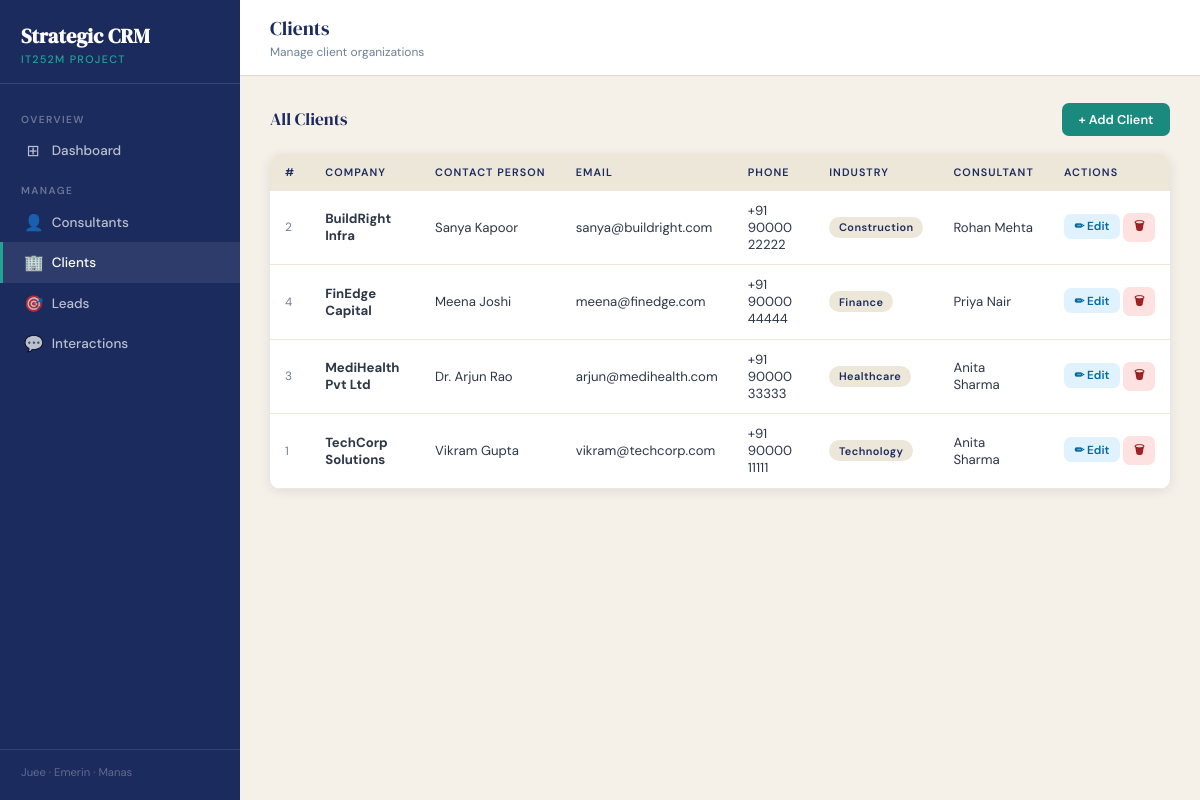
/clients.php, run on the app's committed database.
### tables this page shows
CREATE TABLE IF NOT EXISTS clients (
    client_id       INT AUTO_INCREMENT PRIMARY KEY,
    company_name    VARCHAR(150) NOT NULL,
    contact_person  VARCHAR(100),
    email           VARCHAR(100),
    phone           VARCHAR(20),
    industry        VARCHAR(100),
    consultant_id   INT DEFAULT NULL,
    created_at      TIMESTAMP DEFAULT CURRENT_TIMESTAMP,
    CONSTRAINT fk_client_consultant
        FOREIGN KEY (consultant_id) REFERENCES consultants(consultant_id)
        ON DELETE SET NULL ON UPDATE CASCADE
);

CREATE TABLE IF NOT EXISTS consultants (
    consultant_id   INT AUTO_INCREMENT PRIMARY KEY,
    name            VARCHAR(100) NOT NULL,
    email           VARCHAR(100) NOT NULL UNIQUE,
    phone           VARCHAR(20),
    active_projects INT NOT NULL DEFAULT 0,
    created_at      TIMESTAMP DEFAULT CURRENT_TIMESTAMP
);

### clients.php (the view, shortened to what this page needs)
<?php
require_once __DIR__ . '/config/db.php';
$clients = $pdo->query(
    "SELECT cl.*, co.name AS consultant_name
     FROM clients cl
     LEFT JOIN consultants co ON co.consultant_id = cl.consultant_id
     ORDER BY cl.company_name"
)->fetchAll();
require_once __DIR__ . '/includes/header.php';
?>
<div class="section-header">
  <div class="section-title">All Clients</div>
  <button class="btn btn-primary" onclick="openModal('modal-add')">+ Add Client</button>
</div>
<div class="card">
  <div class="table-wrap">
    <table>
      <thead>
        <tr>
          <th>#</th>
          <th>Company</th>
          <th>Contact Person</th>
          <th>Email</th>
          <th>Phone</th>
          <th>Industry</th>
          <th>Consultant</th>
          <th>Actions</th>
        </tr>
      </thead>
      <tbody>
      <?php if (empty($clients)): ?>
        <tr><td class="no-data" colspan="8">No clients found.</td></tr>
      <?php else: ?>
        <?php foreach ($clients as $c): ?>
        <tr>
          <td style="color:var(--text-muted);font-size:.8rem;"><?= $c['client_id'] ?></td>
          <td><strong><?= htmlspecialchars($c['company_name']) ?></strong></td>
          <td><?= htmlspecialchars($c['contact_person'] ?? '—') ?></td>
          <td><?= htmlspecialchars($c['email'] ?? '—') ?></td>
          <td><?= htmlspecialchars($c['phone'] ?? '—') ?></td>
          <td>
            <?php if ($c['industry']): ?>
              <span class="badge" style="background:var(--cream-dark);color:var(--navy);">
                <?= htmlspecialchars($c['industry']) ?>
              </span>
            <?php else: ?>—<?php endif; ?>
          </td>
          <td><?= htmlspecialchars($c['consultant_name'] ?? '—') ?></td>
          <td style="white-space:nowrap;">
            <button class="btn btn-edit btn-sm" onclick="openEdit(
              <?= $c['client_id'] ?>,
              '<?= addslashes($c['company_name']) ?>',
              '<?= addslashes($c['contact_person']??'') ?>',
              '<?= addslashes($c['email']??'') ?>',
              '<?= addslashes($c['phone']??'') ?>',
              '<?= addslashes($c['industry']??'') ?>',
              <?= $c['consultant_id'] ?? 'null' ?>
            )">✏ Edit</button>
            <form method="POST" style="display:inline;"
                  onsubmit="return confirm('Delete <?= addslashes($c['company_name']) ?>?')">
              <button class="btn btn-danger btn-sm" type="submit">🗑</button>
            </form>
          </td>
        </tr>
        <?php endforeach; ?>
      <?php endif; ?>
      </tbody>
    </table>
  </div>
</div>
<?php require_once __DIR__ . '/includes/footer.php'; ?>

### css/style.css (style rules this page uses)
:root { --navy: #1C2B5E; --navy-light: #243270; --teal: #1A8A7E; --teal-light: #22a396; --rust: #C1622A; --rust-light: #d97240; --cream: #F5F0E8; --cream-dark: #EDE7DA; --white: #FFFFFF; --text: #2D3748; --text-muted: #718096; --border: #DDD6CA; --shadow: 0 2px 12px rgba(28,43,94,.10); --shadow-lg: 0 8px 32px rgba(28,43,94,.15); --radius: 10px; --sidebar-w: 240px; }
*, *::before, *::after { box-sizing: border-box; margin: 0; padding: 0; }
html { font-size: 15px; scroll-behavior: smooth; }
body { font-family: 'DM Sans', sans-serif; background: var(--cream); color: var(--text); display: flex; min-height: 100vh; }
.section-header { display: flex; align-items: center; justify-content: space-between; margin-bottom: 1.2rem; }
.section-title { font-family: 'DM Serif Display', serif; font-size: 1.15rem; color: var(--navy); }
.btn { display: inline-flex; align-items: center; gap: .4rem; padding: .55rem 1.1rem; border-radius: 7px; font-family: 'DM Sans', sans-serif; font-size: .85rem; font-weight: 600; cursor: pointer; border: none; text-decoration: none; transition: all .17s; white-space: nowrap; }
.btn-primary { background: var(--teal); color: var(--white); }
.btn-danger { background: #fee2e2; color: #991b1b; }
.btn-edit { background: #e0f2fe; color: #0369a1; }
.btn-sm { padding: .3rem .7rem; font-size: .78rem; }
.card { background: var(--white); border-radius: var(--radius); box-shadow: var(--shadow); overflow: hidden; }
.table-wrap { overflow-x: auto; }
table { width: 100%; border-collapse: collapse; font-size: .88rem; }
thead tr { background: var(--cream-dark); }
thead th { padding: .75rem 1rem; text-align: left; font-size: .72rem; font-weight: 600; text-transform: uppercase; letter-spacing: .1em; color: var(--navy); white-space: nowrap; }
tbody tr { border-bottom: 1px solid var(--cream-dark); transition: background .12s; }
tbody td { padding: .75rem 1rem; vertical-align: middle; }
.badge { display: inline-block; padding: .22rem .65rem; border-radius: 50px; font-size: .73rem; font-weight: 600; letter-spacing: .04em; }

### data on the page
clients: client_id "2", company_name "BuildRight Infra", contact_person "Sanya Kapoor", email "sanya@buildright.com", phone "+91 90000 22222", industry "Construction", consultant.name "Rohan Mehta"
clients: client_id "4", company_name "FinEdge Capital", contact_person "Meena Joshi", email "meena@finedge.com", phone "+91 90000 44444", industry "Finance", consultant.name "Priya Nair"
clients: client_id "3", company_name "MediHealth Pvt Ltd", contact_person "Dr. Arjun Rao", email "arjun@medihealth.com", phone "+91 90000 33333", industry "Healthcare", consultant.name "Anita Sharma"
clients: client_id "1", company_name "TechCorp Solutions", contact_person "Vikram Gupta", email "vikram@techcorp.com", phone "+91 90000 11111", industry "Technology", consultant.name "Anita Sharma"

### other printed values
$pageTitle "Clients"
$pageSubtitle "Manage client organizations"
